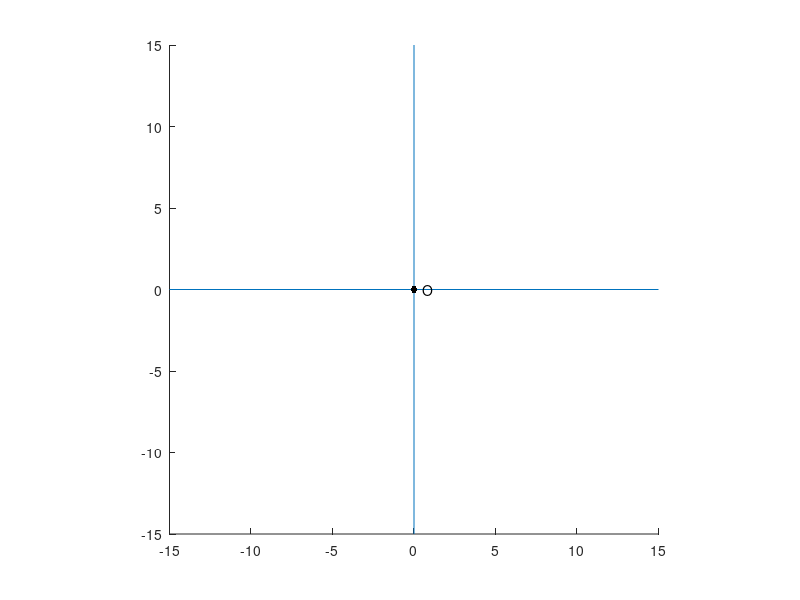

Source code (MATLAB): (Note: this script raises an error after producing the figure.)
function triangle
  xx=[1];
  while 1
      if ( ~isempty(xx) )
          axis ([-15 15 -15 15])
          line([0 0],[-15 15]);
          line([-15 15],[0 0]);
          axis square
          hold on
          plot(0,0,'k.','MarkerSize',15);
          text(0.5,0,'O');

          x=[0 0 0];
          y=[0 0 0];
         [x(1),y(1),BUTTON] = ginput(1);
          plot(x(1),y(1),'b.','MarkerSize',20);
          text(x(1)+0.5,y(1)+0.5,'A');
          [x(2),y(2),BUTTON] = ginput(1);
          plot(x(2),y(2),'b.','MarkerSize',20);
          text(x(2)+0.5,y(2)+0.5,'B');
           plot([x(1) x(2)],[y(1) y(2)],'b','LineWidth',1.5);
          [x(3),y(3),BUTTON] = ginput(1);
           plot(x(3),y(3),'b.','MarkerSize',20);
          text(x(3)+0.5,y(3)+0.5,'C');
           plot([x(2) x(3)],[y(2) y(3)],'b','LineWidth',1.5);
          plot([x(1) x(3)],[y(1) y(3)],'b','LineWidth',1.5);
          
         %判斷是不是三角形
          if  ((x(1)==x(2)&x(2)==x(3))|(y(1)==y(2)&y(2)==y(3))|(y(2)-y(1))/(x(2)-x(1))==(y(3)-y(2))/(x(3)-x(2)))
              text(x(1)-1,x(2)+1,'這不是三角形','Color','red')
              disp("這不是三角形")
              
       
          else
          %(0,0)
          O=[0,0];
          if Z(O,x,y)==1
              disp('原點不在三角形外')
              text(-13,13,'O : 原點(不在三角形外)','Color','black')
          else
              disp('原點在三角形外')
              text(-13,13,'O : 原點(在三角形外)','Color','black')
          end

          %hA
           hA=h(x,y,1);
           if Za(hA,x,y)==1
               disp('A點的垂足不在三角形外')
               plot(hA(1),hA(2),'gx','LineWidth',1)
               plot([x(1) hA(1)],[y(1) hA(2)],'--g')
               text(hA(1)+0.5,hA(2)+0.5,'hA','Color','green');
               text(-13,11,'hA : A點的垂足(不在三角形外)','Color','green')
           else
               disp('A點的垂足在三角形外')
              plot(hA(1),hA(2),'rx','LineWidth',1)
              plot([x(1) hA(1)],[y(1) hA(2)],'--r');
              plot([x(3) hA(1)],[y(3) hA(2)],'r');
              text(hA(1)+0.5,hA(2)+0.5,'hA','Color','red');
              text(-13,11,'hA : A點的垂足(在三角形外)','Color','red')
           end

          %hB
           hB=h(x,y,2);
           if Zb(hB,x,y)==1
               disp('B點的垂足不在三角形外')
               plot(hB(1),hB(2),'gx','LineWidth',1)
               plot([x(2) hB(1)],[y(2) hB(2)],'--g')
               text(hB(1)+0.5,hB(2)+0.5,'hB','Color','green');
               text(-13,9,'hB : B點的垂足(不在三角形外)','Color','green')

           else
              disp('B點的垂足在三角形外')
              plot(hB(1),hB(2),'rx','LineWidth',1)
              plot([x(2) hB(1)],[y(2) hB(2)],'--r');
              plot([x(1) hB(1)],[y(1) hB(2)],'r');
              text(hB(1)+0.5,hB(2)+0.5,'hB','Color','red');
              text(-13,9,'hB : B點的垂足(在三角形外)','Color','red') 
           end

           %hC
          hC=h(x,y,3); 
          if Zc(hC,x,y)==1
              disp('C點的垂足不在三角形外')
              plot(hC(1),hC(2),'gx','LineWidth',1)
              plot([x(3) hC(1)],[y(3) hC(2)],'--g');
              text(hC(1)+0.5,hC(2)+0.5,'hC','Color','green');
              text(-13,7,'hC : C點的垂足(不在三角形外)','Color','green')

          else
              disp('C點的垂足在三角形外')
              plot(hC(1),hC(2),'rx','LineWidth',1)
              plot([x(3) hC(1)],[y(3) hC(2)],'--r');
              plot([x(2) hC(1)],[y(2) hC(2)],'r');
              text(hC(1)+0.5,hC(2)+0.5,'hC','Color','red');
              text(-13,7,'hC : C點的垂足(在三角形外)','Color','red')
          end
          

      end
      [gx, ~, button] = ginput(1);    % input new interpolation point
      if ( button == 3 )% if right button, stop
          clf
          break
      end  % if right button, stop
      xx = unique([xx; gx]);           % #ok<AGROW>
      clf
  
      end
  end
%判斷點是不是在三角形的外面  
function z=Z(p,X,Y)
   P=[p 0];
   A=[X(1) Y(1) 0];
   B=[X(2) Y(2) 0];
   C=[X(3) Y(3) 0];
   PA=A-P;
   PB=B-P;
   PC=C-P;
   a=cross(PA,PB);
   b=cross(PB,PC);
   c=cross(PC,PA);
   if (((a(3)>=0)||abs(a(3))<2.2204e-16)&&((b(3)>=0)||abs(b(3))<2.2204e-16)&&((c(3)>=0)||abs(c(3))<2.2204e-16))||(((a(3)<=0)||abs(a(3))<2.2204e-16)&&((b(3)<=0)||abs(b(3))<2.2204e-16)&&((c(3)<=0)||abs(c(3))<2.2204e-16))
       z=1;

   else
       z=0;
   end
end
function z=Za(p,X,Y)
   P=[p 0];
   A=[X(1) Y(1) 0];
   B=[X(2) Y(2) 0];
   C=[X(3) Y(3) 0];
   PA=A-P;
   PB=B-P;
   PC=C-P;
   a=cross(PA,PB);
   c=cross(PC,PA);
   if (((a(3)>=0)||abs(a(3))<2.2204e-16)&&((c(3)>=0)||abs(c(3))<2.2204e-16))||(((a(3)<=0)||abs(a(3))<2.2204e-16)&&((c(3)<=0)||abs(c(3))<2.2204e-16))
       z=1;
   else
       z=0;
   end
end
function z=Zb(p,X,Y)
   P=[p 0];
   A=[X(1) Y(1) 0];
   B=[X(2) Y(2) 0];
   C=[X(3) Y(3) 0];
   PA=A-P;
   PB=B-P;
   PC=C-P;
   a=cross(PA,PB);
   b=cross(PB,PC);
   if (((a(3)>=0)||abs(a(3))<2.2204e-16)&&((b(3)>=0)||abs(b(3))<2.2204e-16))||(((a(3)<=0)||abs(a(3))<2.2204e-16)&&((b(3)<=0)||abs(b(3))<2.2204e-16))
       z=1; 
   else   
       z=0;
   end
end
function z=Zc(p,X,Y)
   P=[p 0];
   A=[X(1) Y(1) 0];
   B=[X(2) Y(2) 0];
   C=[X(3) Y(3) 0];
   PA=A-P;
   PB=B-P;
   PC=C-P;
   b=cross(PB,PC);
   c=cross(PC,PA);
   if (((b(3)>=0)||abs(b(3))<2.2204e-16)&&((c(3)>=0)||abs(c(3))<2.2204e-16))||(((b(3)<=0)||abs(b(3))<2.2204e-16)&&((c(3)<=0)||abs(c(3))<2.2204e-16))
       z=1;
   else
       z=0;
   end
end
%找出三個點的垂足
function H=h(X,Y,i)
   H=[0,0];
   if i==1
       A=Y(2)-Y(3);
       B=-X(2)+X(3);
       C=Y(2)*(X(2)-X(3))-X(2)*(Y(2)-Y(3));
       A1=B*B*X(i)-A*B*Y(i)-A*C;
       A2=-A*B*X(i)+A*A*Y(i)-B*C;
   end
   if i==2
       A=Y(1)-Y(3);
       B=-X(1)+X(3);
       C=Y(1)*(X(1)-X(3))-X(1)*(Y(1)-Y(3));
       A1=B*B*X(i)-A*B*Y(i)-A*C;
       A2=-A*B*X(i)+A*A*Y(i)-B*C;
   end
   if i==3
       A=Y(1)-Y(2);
       B=-X(1)+X(2);
       C=Y(1)*(X(1)-X(2))-X(1)*(Y(1)-Y(2));
       A1=B*B*X(i)-A*B*Y(i)-A*C;
       A2=-A*B*X(i)+A*A*Y(i)-B*C;
   end
   AA=A*A+B*B;
   H(1)=A1/AA;
   H(2)=A2/AA;
end
end
